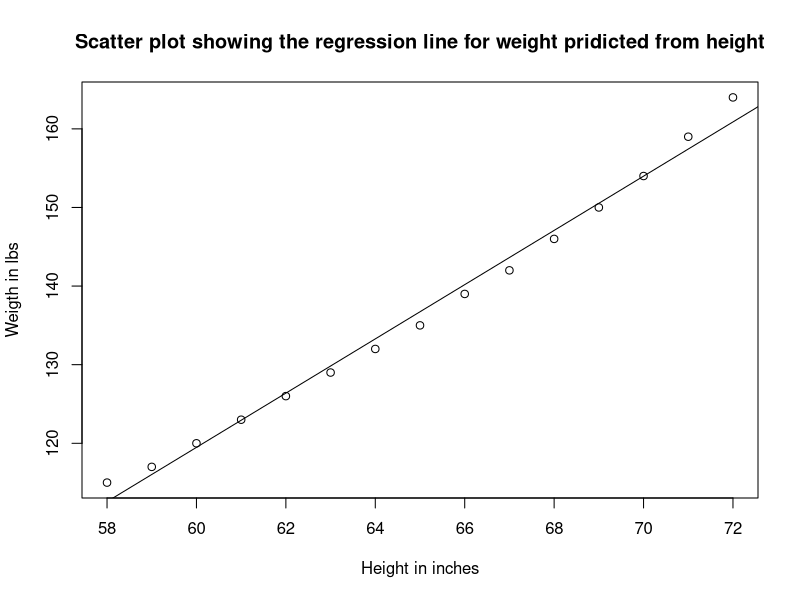

This chart was generated by the following R code:
# simple Linear regression
str(women)

# aiming to predict weight from height
#dependant variable = weight
# independant variable = height

# building the model
simple_linear_model <- lm(weight ~  height, data = women)
simple_linear_model

# creates a summary of the model
summary(simple_linear_model)

# weight = -87.52 + 3.45 x height

# ploting simple lm onto data used to create model
plot(women$height, women$weight,
     xlab = "Height in inches",
     ylab = "Weigth in lbs",
     main = "Scatter plot showing the regression line for weight pridicted from height")
abline(simple_linear_model)
# looks like the data fits the model

# analyse the correlationcoefficient
# measures the levelof association between 2 variables
# -1 perfect negative correlation
# +1 perfect positive correlation

# a value of -0.2 < x < -0.2 suggests that much of the 
# variation in outcome variable is not explained by the predictor
# # then we should look for better predictor variables
confint((simple_linear_model))


cor(women$height, women$weight) # 0.995. Very strong positive correlation between variable

# model accuracy- goodness of fit
# 3 quantities
# residual standard error (RSE)
# r-squared (r2)
# F-statistic

# evaluate the model for comparison purposes. Then pick the best one
summary(simple_linear_model)
# RSE = 1.525 = prediction error rate
# when comparing 2 models, smallest RSE is best
# in this model, observed weight values deviate from the true
# regression by 1.525 unites(1.525 lbs) on average 
# (the gap between the point and the prediction line)

# r2
# ranges from 0 - 1
# we use the adjusted r2
# high r2 = good indicator that the model variability in the outcome can be explained
# by the model
# an r2 close to 0 = model does not explain much of the variability

# f-statistic
# overall significance of the model. 
# a large f-statistic corresponds to a significant p-value
# (p<0.05) #. high f and low p means good overall significance of the model

# predict() feed in a dataframe with a column named height